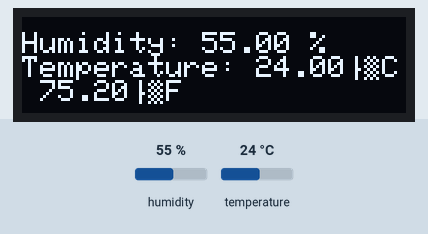
Recording of a sketch running on a simulated Arduino Uno, built with avr-gcc and run on an emulated ATmega328P. Parts: 128×32 one-colour display. The test bench sets the inputs (shaded band); at power-on: humidity 55 %, temperature 24 °C.

Above: at 4.9 s.
5.0 s: humidity set to 22 %
At 6.8 s:
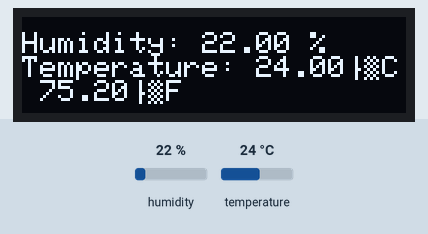
8.0 s: temperature set to 12 °C
At 8.6 s:
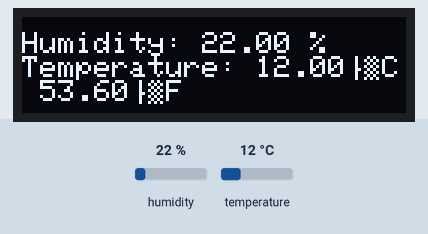
11.0 s: humidity set to 40 %
At 13.6 s:
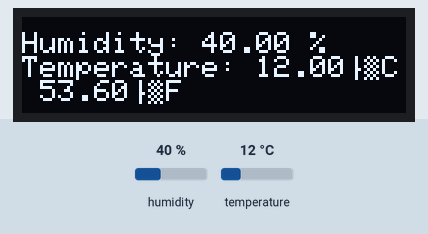
14.0 s: temperature set to 19 °C
At 15.5 s:
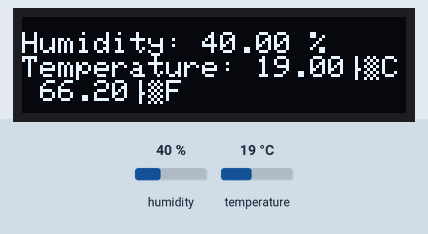
Timing chart, 0 to 17.0 s (numbered marks = the images above; inputs shaded):
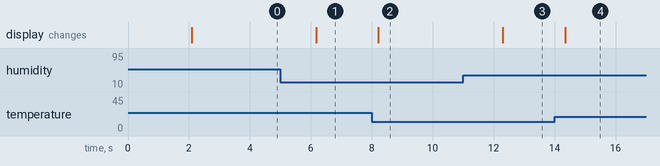

The sketch:

oled_dht11.ino
```cpp
#include <Adafruit_GFX.h>
#include <Adafruit_SSD1306.h>
#include <Wire.h>

#include "DHT.h"
#define SCREEN_WIDTH 128
#define SCREEN_HIGHT 32

DHT dht(32, DHT11);
Adafruit_SSD1306 display(SCREEN_WIDTH, SCREEN_HIGHT, &Wire);

void setup() {
  Wire.begin();
  Serial.begin(115200);
  dht.begin();
  if (!display.begin(SSD1306_SWITCHCAPVCC, 0x3c)) {
    Serial.println(F("SSD1306 allocation failed"));
    for (;;);
  }
  display.clearDisplay();
  display.setTextSize(1);
  display.setTextColor(WHITE);
  display.setCursor(0, 10);
  display.println("Hello!");
  display.display();
}

void loop() {
  delay(2000);
  float h = dht.readHumidity();
  float t = dht.readTemperature();
  float f = dht.readTemperature(true);
  if (isnan(h) || isnan(t) || isnan(f)) {
    Serial.println("Failed to read from DHT sensor!");
    return;
  }
  display.clearDisplay();
  display.setTextSize(1);
  display.setTextColor(WHITE);
  display.setCursor(0, 5);
  display.print("Humidity: ");
  display.print(h);
  display.println(" %");
  display.print("Temperature: ");
  display.print(t);
  display.print("°C ");
  display.print(f);
  display.println("°F");
  display.display();
}
```

Measured:
- after the input at 5.0 s, the display: changes after 1.2 s (image 1)
- after the input at 8.0 s, the display: changes after 0.22 s (image 2)
- after the input at 11.0 s, the display: changes after 1.3 s (image 3)
- after the input at 14.0 s, the display: changes after 0.34 s (image 4)
